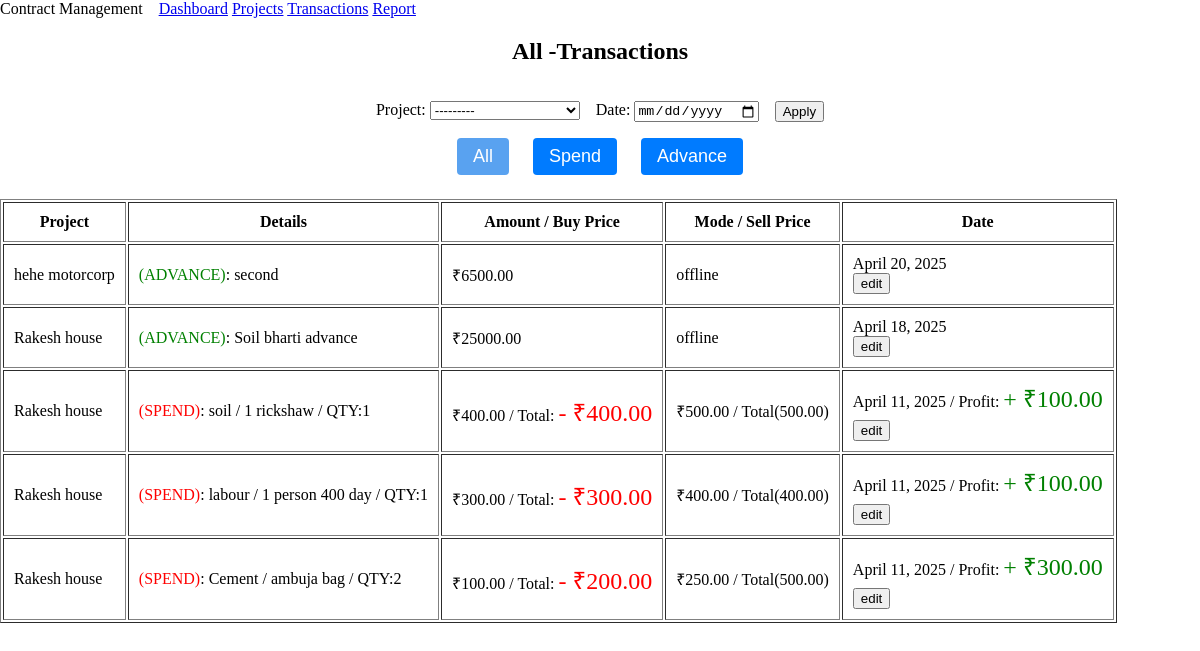
Before: /dash/transactions/ with the older database file.
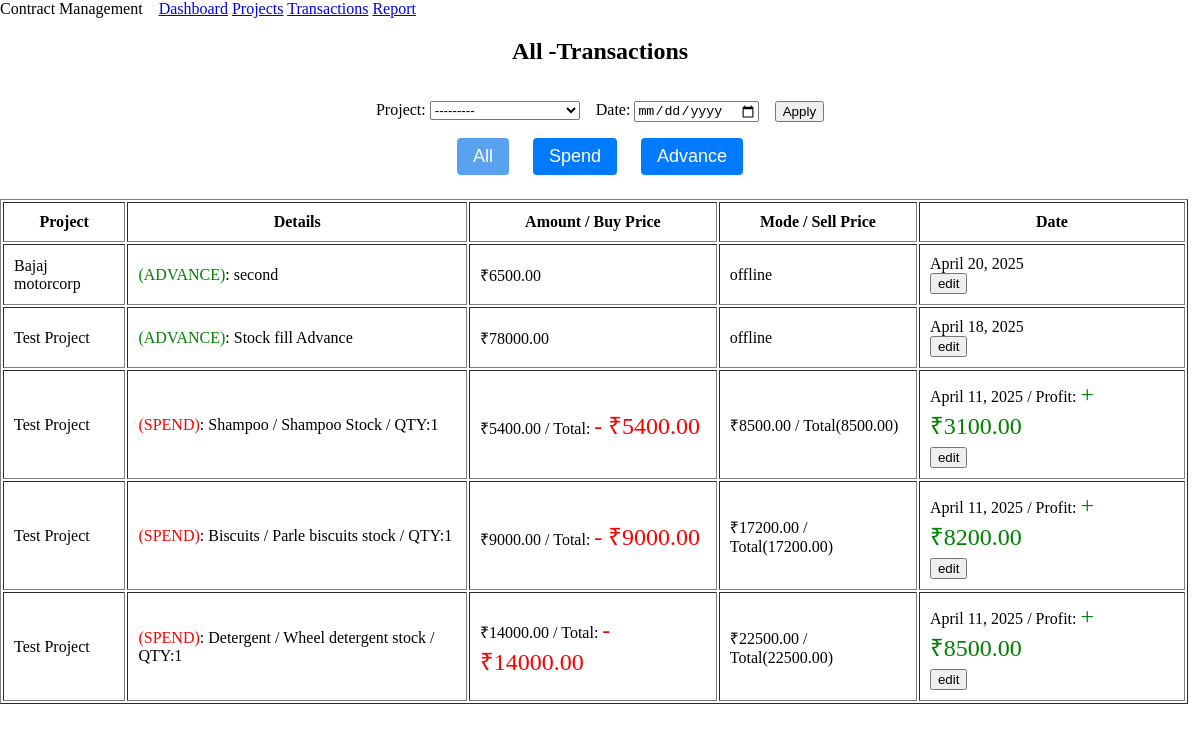
After: the same page with the newer database file.
### dash/models.py (models this page shows, shortened)
class AdvanceDetail(models.Model):
    MODE_CHOICES = (
        ('online', 'Online'),
        ('offline', 'Offline'),
    )
    project = models.ForeignKey(Project, on_delete=models.CASCADE,
                                      related_name='advance_details')
    amount = models.DecimalField(max_digits=10, decimal_places=2)
    description = models.TextField()
    mode = models.CharField(max_length=10, choices=MODE_CHOICES)
    date = models.DateField(default=timezone.now)

class Project(models.Model):
    organization = models.ForeignKey(Organization, on_delete=models.CASCADE,
                                      related_name='projects')
    name = models.CharField(max_length=255)
    description = models.TextField(blank=True)
    advance_total = models.DecimalField(max_digits=10, decimal_places=2, default=0.00)
    lifetime_advance = models.DecimalField(max_digits=10, decimal_places=2, default=0.00)
    buy_total = models.DecimalField(max_digits=10, decimal_places=2, default=0.00)
    sell_total = models.DecimalField(max_digits=10, decimal_places=2, default=0.00)
    profit_total = models.DecimalField(max_digits=10, decimal_places=2, default=0.00)
    is_active = models.BooleanField(default=True)
    date_created = models.DateTimeField(auto_now_add=True)
    def __str__(self):
        return f"{self.name} ({self.organization.name})"

class Inventory(models.Model):
    project = models.ForeignKey(Project, on_delete=models.CASCADE,
                                      related_name='inventories')
    product_name = models.CharField(max_length=255)
    description = models.TextField(blank=True)
    buy_price = models.DecimalField(max_digits=10, decimal_places=2)
    sell_price = models.DecimalField(max_digits=10, decimal_places=2)
    total_buy= models.DecimalField(max_digits=10, decimal_places=2, default=0.00)
    total_sell = models.DecimalField(max_digits=10, decimal_places=2, default=0.00)
    total_profit = models.DecimalField(max_digits=10, decimal_places=2, default=0.00)
    quantity = models.PositiveIntegerField()
    date = models.DateField(default=timezone.now)

### dash/views.py (the view, shortened to what this page needs)
# urls.py: path('transactions/',view=v.dash_transactions,name="transactions"),
def dash_transactions(request):
    filters=forms.FilterForm(request.POST or None)
    cookie=request.COOKIES
    id=cookie.get('id')
    date=cookie.get('date')
    filters.fields['project'].initial=id
    filters.fields['date'].initial=date
    data=None
    if id  is None and date is None:
        upper_text="All"
        adv = models.AdvanceDetail.objects.all()
        inv = models.Inventory.objects.all()
        data= sorted(chain(adv, inv), key=attrgetter('date'), reverse=True)
    elif id is None and date is not None:
        upper_text="All"
        adv = models.AdvanceDetail.objects.filter(date=date)
        inv = models.Inventory.objects.filter(date=date)
        data= sorted(chain(adv, inv), key=attrgetter('date'), reverse=True)
    response = render(request,"dash/transactions.html",{"upper_text":f"{upper_text} -",
                        "filters":filters,
                        "data":data,
                        "view":"all"})
    return response

### dash/forms.py
class FilterForm(forms.Form):
    project = forms.ModelChoiceField(queryset=models.Project.objects.all(), required=False)
    date = forms.DateField(widget=forms.DateInput(attrs={'type': 'date', 'value':f'{timezone.now}'}),
        initial=timezone.now,required=False)

### dash/templates/dash/transactions.html (shortened to what this page needs)
{% extends "base.html" %}
{% load static %}
{% block head %}
    <link rel="stylesheet" href="{% static "dash/transactions_style.css" %}">
{% endblock head %}
{% block body %}
<div class="transactions">
    <div class="upper">
      <div class="upper_section">
        <h2 class="upper_text">{{upper_text}}Transactions</h2>
        <form class="upper_filters"  method='POST'>
            {% if filters %}
            {{ filters}}
            {% endif %}
            <button type="submit">Apply</button>
        </form>
      </div>
        <div class="upper_select">
        <form action="{% url "dash:transactions" %}" method='GET'>
            <button class="upper_btn" {% if view == "all" %} style="background: #59a2f0;" {%endif%} >All</button></form>
        <form action="{% url "dash:trans_spend" %}" method='GET'>
            <button class="upper_btn" {% if view == "exp" %} style="background: #59a2f0;" {%endif%}>Spend</button></form>
        <form action="{% url "dash:trans_advance" %}" method='GET'>
            <button class="upper_btn"{% if view == "adv" %} style="background: #59a2f0;" {%endif%}>Advance</button></form>
        </div>
    </div>
    <div class="data">
        {% if view == "all" %}
        <div class="all_data">
          <table border="1">
            <thead>
              <tr>
                <th>Project</th>
                <th>Details</th>
                <th>Amount / Buy Price</th>
                <th>Mode / Sell Price</th>
                <th>Date</th>
              </tr>
            </thead>
            <tbody>
              {% for item in data %}
                <tr>
                  <td>{{ item.project.name }}</td>
                  {% if item.amount %}
                    <td><span style="color:green;">(ADVANCE)</span>: {{ item.description }}</td>
                    <td>₹{{ item.amount }}</td>
                    <td>{{ item.mode }}</td>
                    <td>{{ item.date }}
                      {% if item.project.is_active == True %}
                      <form action={% url "dash:update" item.project.id  "None" item.id %}><button type="submit">edit</button></form>
                      {% endif %}
                    </td>
                  {% else %}
                    <td><span style="color:red;">(SPEND)</span>: {{item.product_name}} / {{ item.description }} / QTY:{{item.quantity}}</td>
                    <td>₹{{ item.buy_price }} / Total: <span style="color:red;font-size:24px;">- ₹{{item.total_buy}}</span></td>
                    <td>₹{{ item.sell_price }} / Total({{item.total_sell}})</td>
                    <td>{{ item.date }}  / Profit: <span style="color:green;font-size:24px;">+ ₹{{item.total_profit}}
                      {% if item.project.is_active == True %}
                      <form action={% url "dash:update" item.project.id  item.id "None" %}><button type="submit">edit</button></form><span>
                        {% endif %}
                      </td>
                    {% endif %}
                </tr>
              {% endfor %}
            </tbody>
          </table>
        </div>
        {% endif %}
    </div>
</div>
{% endblock body %}

### templates/base.html (shortened to what this page needs)
{% load static %}
<!DOCTYPE html>
<html lang="en">
<head>
    <link rel="stylesheet" href={% static "style.css" %}>
    {% block head %}{% endblock head %}
</head>
<body>
  <div class="screen">
    <header class="title-bar">
        <div class="logo">Contract Management</div>
        <nav class="nav-buttons">
          <a href="{% url "dash:dash" %}">Dashboard</a>
          <a href="{% url "dash:projects" 'all' %}">Projects</a>
          <a href="{%url "dash:transactions" %}">Transactions</a>
          <a href="#">Report</a>
        </nav>
      </header>
    {% block body %}
    {% endblock body %}
    </div>
</body>
</html>

### static/style.css (style rules this page uses)
html, body { margin: 0; padding: 0; }
.screen { display: flex; flex-direction: column; }
.title-bar { display: flex; flex-direction: row; gap: 16px; }

### dash/static/dash/transactions_style.css (style rules this page uses)
.transactions { width: auto; }
.upper { display: flex; flex-direction: column; gap: 16px; justify-content: center; align-items: center; }
.upper_select { display: flex; flex-direction: row; gap: 24px; width: auto; justify-content: center; align-items: center; }
.upper_btn { font-size: 18px; padding: 8px 16px; background: #007bff; color: white; border: none; border-radius: 4px; cursor: pointer; }
.data { display: flex; flex-direction: row; flex-wrap:wrap; gap: 16px; justify-content: center; margin-top: 24px; }
.all_data { margin-right: 12px; border-collapse: separate; border-spacing: 10px; flex: 2; }
td, th { padding: 10px; font-size: 16px; }
.upper_section { display: flex; flex-direction: column; flex-wrap:wrap; gap: 16px; justify-content: center; align-items: center; }
.upper_filters { display: flex; flex-direction: row; flex-wrap:wrap; gap: 16px; }

Changed rows visible on the page:
changed through a linked row, AdvanceDetail "second": project.name "hehe motorcorp" → "Bajaj motorcorp"
changed AdvanceDetail: project.name "Rakesh house" → "Test Project"; description "Soil bharti advance" → "Stock fill Advance"; amount "25000.00" → "78000.00"
changed Inventory: project.name "Rakesh house" → "Test Project"; product_name "soil" → "Shampoo"; description "1 rickshaw" → "Shampoo Stock"; buy_price "400.00" → "5400.00"; total_buy "400.00" → "5400.00"; sell_price "500.00" → "8500.00"; total_sell "500.00" → "8500.00"; total_profit "100.00" → "3100.00"
changed Inventory: project.name "Rakesh house" → "Test Project"; product_name "labour" → "Biscuits"; description "1 person 400 day" → "Parle biscuits stock"; buy_price "300.00" → "9000.00"; total_buy "300.00" → "9000.00"; sell_price "400.00" → "17200.00"; total_sell "400.00" → "17200.00"; total_profit "100.00" → "8200.00"
changed Inventory: project.name "Rakesh house" → "Test Project"; product_name "Cement" → "Detergent"; description "ambuja bag" → "Wheel detergent stock"; quantity "2" → "1"; buy_price "100.00" → "14000.00"; total_buy "200.00" → "14000.00"; sell_price "250.00" → "22500.00"; total_sell "500.00" → "22500.00"; total_profit "300.00" → "8500.00"
